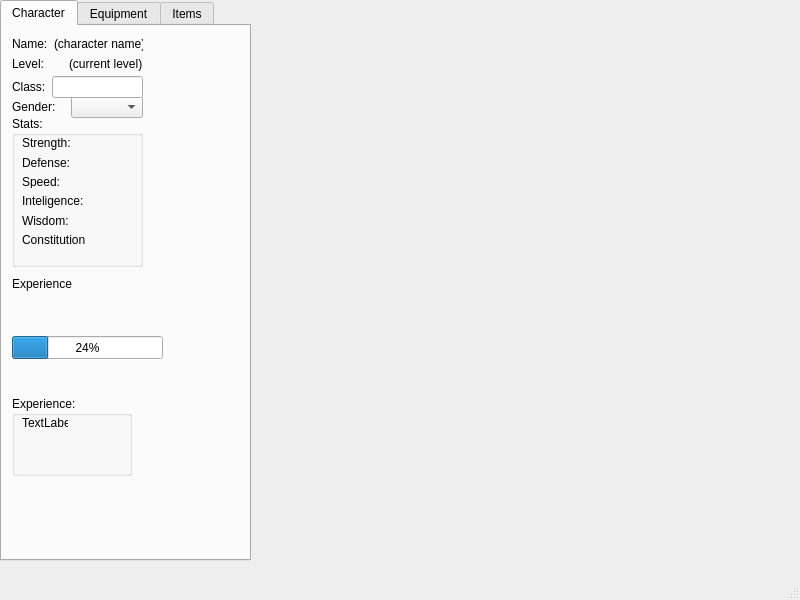
<?xml version="1.0" encoding="UTF-8"?>
<ui version="4.0">
 <class>MainWindow</class>
 <widget class="QMainWindow" name="MainWindow">
  <property name="geometry">
   <rect>
    <x>0</x>
    <y>0</y>
    <width>800</width>
    <height>600</height>
   </rect>
  </property>
  <property name="windowTitle">
   <string>MainWindow</string>
  </property>
  <widget class="QWidget" name="centralwidget">
   <widget class="QTabWidget" name="tabWidget">
    <property name="geometry">
     <rect>
      <x>0</x>
      <y>0</y>
      <width>251</width>
      <height>561</height>
     </rect>
    </property>
    <property name="currentIndex">
     <number>0</number>
    </property>
    <widget class="QWidget" name="tab">
     <attribute name="title">
      <string>Character</string>
     </attribute>
     <widget class="QGroupBox" name="groupStats">
      <property name="geometry">
       <rect>
        <x>10</x>
        <y>90</y>
        <width>131</width>
        <height>151</height>
       </rect>
      </property>
      <property name="title">
       <string>Stats:</string>
      </property>
      <widget class="QWidget" name="">
       <property name="geometry">
        <rect>
         <x>10</x>
         <y>20</y>
         <width>64</width>
         <height>110</height>
        </rect>
       </property>
       <layout class="QVBoxLayout" name="verticalLayout">
        <item>
         <widget class="QLabel" name="labelStrength">
          <property name="text">
           <string>Strength:</string>
          </property>
         </widget>
        </item>
        <item>
         <widget class="QLabel" name="labelDefense">
          <property name="text">
           <string>Defense:</string>
          </property>
         </widget>
        </item>
        <item>
         <widget class="QLabel" name="labelSpeed">
          <property name="text">
           <string>Speed:</string>
          </property>
         </widget>
        </item>
        <item>
         <widget class="QLabel" name="labelInteligence">
          <property name="text">
           <string>Inteligence:</string>
          </property>
         </widget>
        </item>
        <item>
         <widget class="QLabel" name="labelWisdom">
          <property name="text">
           <string>Wisdom:</string>
          </property>
         </widget>
        </item>
        <item>
         <widget class="QLabel" name="labelConsitution">
          <property name="text">
           <string>Constitution:</string>
          </property>
         </widget>
        </item>
       </layout>
      </widget>
     </widget>
     <widget class="QLabel" name="labelExperience">
      <property name="geometry">
       <rect>
        <x>10</x>
        <y>250</y>
        <width>61</width>
        <height>16</height>
       </rect>
      </property>
      <property name="frameShadow">
       <enum>QFrame::Plain</enum>
      </property>
      <property name="text">
       <string>Experience:</string>
      </property>
      <property name="textFormat">
       <enum>Qt::AutoText</enum>
      </property>
     </widget>
     <widget class="QProgressBar" name="experienceBar">
      <property name="geometry">
       <rect>
        <x>10</x>
        <y>310</y>
        <width>151</width>
        <height>23</height>
       </rect>
      </property>
      <property name="value">
       <number>24</number>
      </property>
      <property name="textVisible">
       <bool>true</bool>
      </property>
      <property name="orientation">
       <enum>Qt::Horizontal</enum>
      </property>
     </widget>
     <widget class="QGroupBox" name="groupBox">
      <property name="geometry">
       <rect>
        <x>10</x>
        <y>370</y>
        <width>120</width>
        <height>80</height>
       </rect>
      </property>
      <property name="title">
       <string>Experience:</string>
      </property>
      <widget class="QLabel" name="label_2">
       <property name="geometry">
        <rect>
         <x>10</x>
         <y>20</y>
         <width>46</width>
         <height>13</height>
        </rect>
       </property>
       <property name="text">
        <string>TextLabel</string>
       </property>
      </widget>
     </widget>
     <widget class="QWidget" name="">
      <property name="geometry">
       <rect>
        <x>10</x>
        <y>70</y>
        <width>131</width>
        <height>22</height>
       </rect>
      </property>
      <layout class="QHBoxLayout" name="horizontalLayout">
       <item>
        <widget class="QLabel" name="labelGender">
         <property name="text">
          <string>Gender:</string>
         </property>
        </widget>
       </item>
       <item>
        <widget class="QComboBox" name="comboBox"/>
       </item>
      </layout>
     </widget>
     <widget class="QWidget" name="">
      <property name="geometry">
       <rect>
        <x>10</x>
        <y>50</y>
        <width>131</width>
        <height>22</height>
       </rect>
      </property>
      <layout class="QHBoxLayout" name="horizontalLayout_2">
       <item>
        <widget class="QLabel" name="labelClass">
         <property name="text">
          <string>Class:</string>
         </property>
        </widget>
       </item>
       <item>
        <widget class="QLineEdit" name="lineEdit"/>
       </item>
      </layout>
     </widget>
     <widget class="QWidget" name="">
      <property name="geometry">
       <rect>
        <x>10</x>
        <y>30</y>
        <width>131</width>
        <height>16</height>
       </rect>
      </property>
      <layout class="QHBoxLayout" name="horizontalLayout_3">
       <item>
        <widget class="QLabel" name="labelLevel">
         <property name="text">
          <string>Level:</string>
         </property>
        </widget>
       </item>
       <item>
        <widget class="QLabel" name="playerLevel">
         <property name="text">
          <string>(current level)</string>
         </property>
        </widget>
       </item>
      </layout>
     </widget>
     <widget class="QWidget" name="">
      <property name="geometry">
       <rect>
        <x>10</x>
        <y>10</y>
        <width>131</width>
        <height>16</height>
       </rect>
      </property>
      <layout class="QHBoxLayout" name="horizontalLayout_4">
       <item>
        <widget class="QLabel" name="labelName">
         <property name="text">
          <string>Name:</string>
         </property>
        </widget>
       </item>
       <item>
        <widget class="QLabel" name="label">
         <property name="text">
          <string>(character name)</string>
         </property>
        </widget>
       </item>
      </layout>
     </widget>
    </widget>
    <widget class="QWidget" name="tab_3">
     <attribute name="title">
      <string>Equipment</string>
     </attribute>
    </widget>
    <widget class="QWidget" name="tab_2">
     <attribute name="title">
      <string>Items</string>
     </attribute>
    </widget>
   </widget>
  </widget>
  <widget class="QMenuBar" name="menubar">
   <property name="geometry">
    <rect>
     <x>0</x>
     <y>0</y>
     <width>800</width>
     <height>19</height>
    </rect>
   </property>
  </widget>
  <widget class="QStatusBar" name="statusbar"/>
 </widget>
 <resources/>
 <connections/>
</ui>
